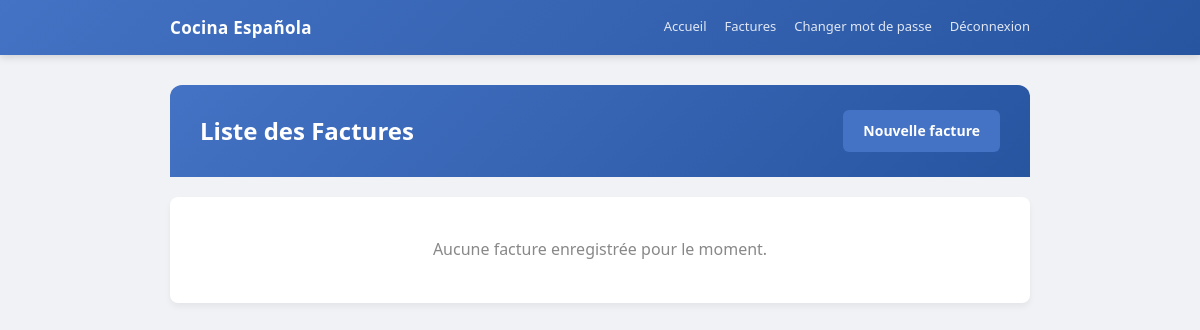
The page /invoices (signed in) on the database as committed earlier.
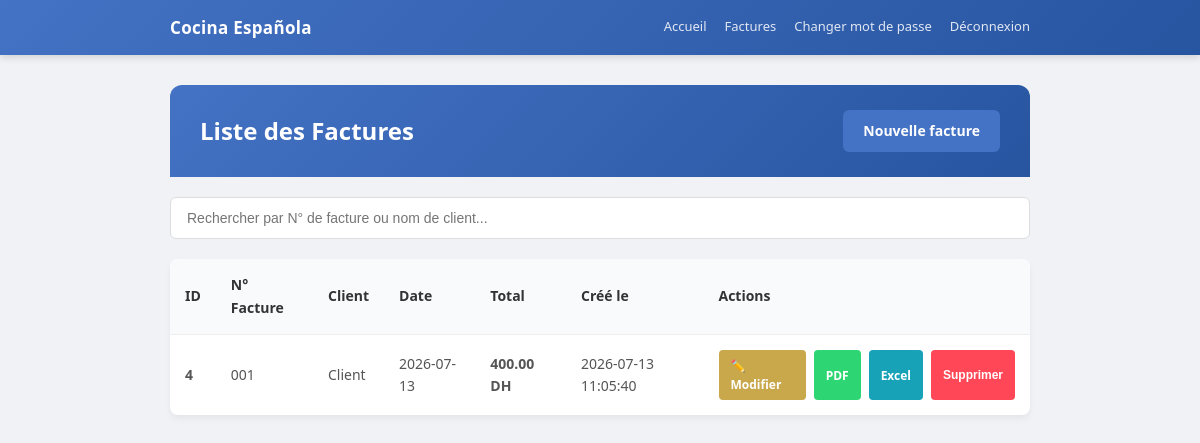
The same page on the database as committed later.
### app.py (models this page shows)
class Invoice(db.Model):
    __tablename__ = "invoices"
    id = db.Column(db.Integer, primary_key=True, autoincrement=True)
    invoice_num = db.Column(db.String, nullable=False, default="")
    date = db.Column(db.String, nullable=False, default="")
    client_name = db.Column(db.String, nullable=False, default="")
    client_address = db.Column(db.String, nullable=False, default="")
    total = db.Column(db.Float, nullable=False, default=0.0)
    remise = db.Column(db.Float, nullable=False, default=0.0)
    payer = db.Column(db.Float, nullable=False, default=0.0)
    net_total = db.Column(db.Float, nullable=False, default=0.0)
    items = db.Column(db.JSON, nullable=False, default=list)
    show_facture_num = db.Column(db.Boolean, nullable=False, default=False)
    created_at = db.Column(
        db.String,
        default=lambda: datetime.now().strftime("%Y-%m-%d %H:%M:%S")
    )

### app.py (the view)
@app.route("/invoices")
@login_required
def invoices_list():
    try:
        rows = Invoice.query.order_by(Invoice.id.desc()).all()
        invoices = [
            {
                "id": inv.id,
                "invoice_num": inv.invoice_num,
                "date": inv.date,
                "client_name": inv.client_name,
                "net_total": inv.net_total,
                "created_at": inv.created_at
            }
            for inv in rows
        ]
    except Exception:
        invoices = []
    return render_template("invoices.html", invoices=invoices)

### app.py (called while the page is built)
def login_required(f):
    @wraps(f)
    def decorated_function(*args, **kwargs):
        if "user_id" not in session:
            return redirect(url_for("login"))
        return f(*args, **kwargs)
    return decorated_function

### templates/invoices.html (shortened to what this page needs)
{% extends "base.html" %}
{% block content %}
<header class="header-actions">
    <h1>Liste des Factures</h1>
    <a href="/" class="btn-nav">Nouvelle facture</a>
</header>
{% if invoices %}
    <div class="search-container">
        <input type="text" id="search-input" placeholder="Rechercher par N° de facture ou nom de client...">
    </div>
    <table class="invoices-table">
        <thead>
            <tr>
                <th>ID</th>
                <th>N° Facture</th>
                <th>Client</th>
                <th>Date</th>
                <th>Total</th>
                <th>Créé le</th>
                <th>Actions</th>
            </tr>
        </thead>
        <tbody>
            {% for invoice in invoices %}
                <tr id="invoice-row-{{ invoice.id }}">
                    <td><strong>{{ invoice.id }}</strong></td>
                    <td>{{ invoice.invoice_num }}</td>
                    <td>{{ invoice.client_name }}</td>
                    <td>{{ invoice.date }}</td>
                    <td><strong>{{ "{:,.2f}".format(invoice.net_total).replace(',', ' ') }} DH</strong></td>
                    <td>{{ invoice.created_at }}</td>
                    <td>
                        <div class="action-btns">
                            <a href="/?edit={{ invoice.id }}" class="btn-action btn-action-edit" title="Modifier">✏️ Modifier</a>
                            <a href="/invoices/{{ invoice.id }}/pdf" class="btn-action btn-action-pdf" title="Télécharger PDF">PDF</a>
                            <a href="/invoices/{{ invoice.id }}/excel" class="btn-action btn-action-excel" title="Télécharger Excel">Excel</a>
                            <button type="button" class="btn-action btn-action-delete" onclick="deleteInvoice({{ invoice.id }})" title="Supprimer">Supprimer</button>
                        </div>
                    </td>
                </tr>
            {% endfor %}
        </tbody>
    </table>
{% else %}
    <div class="empty-state">
        <p>Aucune facture enregistrée pour le moment.</p>
    </div>
{% endif %}
{% endblock %}

### templates/base.html (shortened to what this page needs)
<!DOCTYPE html>
<html lang="fr">
<head>
    <link rel="stylesheet" href="{{ url_for('static', filename='style.css') }}">
</head>
<body>
    {% if session.user_id %}
    <nav class="navbar">
        <div class="nav-inner">
            <a href="/" class="nav-brand">Cocina Espa&ntilde;ola</a>
            <div class="nav-links">
                <a href="/">Accueil</a>
                <a href="/invoices">Factures</a>
                <a href="/change-password">Changer mot de passe</a>
                <a href="/logout">D&eacute;connexion</a>
            </div>
        </div>
    </nav>
    {% endif %}
    <div class="container">
        {% block content %}{% endblock %}
    </div>
</body>
</html>

### static/style.css (style rules this page uses)
* { margin: 0; padding: 0; box-sizing: border-box; }
body { font-family: 'Segoe UI', Tahoma, Geneva, Verdana, sans-serif; background: #f0f2f5; color: #333; line-height: 1.6; }
.container { max-width: 900px; margin: 30px auto; padding: 0 20px; }
header { background: linear-gradient(135deg, #4472C4, #2855a0); color: white; padding: 25px 30px; border-radius: 12px 12px 0 0; }
header h1 { font-size: 24px; font-weight: 600; }
.navbar { background: linear-gradient(135deg, #4472C4, #2855a0); color: white; box-shadow: 0 2px 8px rgba(0,0,0,0.15); position: sticky; top: 0; z-index: 900; }
.nav-inner { max-width: 900px; margin: 0 auto; display: flex; justify-content: space-between; align-items: center; padding: 12px 20px; }
.nav-brand { color: white; text-decoration: none; font-size: 17px; font-weight: 700; letter-spacing: 0.3px; }
.nav-links { display: flex; gap: 18px; }
.nav-links a { color: rgba(255,255,255,0.85); text-decoration: none; font-size: 13px; font-weight: 500; transition: color 0.2s; padding: 4px 0; border-bottom: 2px solid transparent; }

### templates/invoices.html (style rules this page uses)
.header-actions { display: flex; justify-content: space-between; align-items: center; }
.header-actions h1 { margin: 0; }
.btn-nav { text-decoration: none; background: #4472C4; color: white; padding: 10px 20px; border-radius: 6px; font-size: 14px; font-weight: 600; transition: all 0.2s; }
.invoices-table { width: 100%; border-collapse: collapse; margin-top: 20px; background: white; border-radius: 8px; overflow: hidden; box-shadow: 0 4px 6px rgba(0,0,0,0.05); }
.invoices-table th, .invoices-table td { padding: 15px; text-align: left; border-bottom: 1px solid #eeeeee; }
.invoices-table th { background-color: #f8fafc; color: #333333; font-weight: 600; font-size: 14px; }
.invoices-table td { font-size: 14px; color: #555555; }
.invoices-table tr:last-child td { border-bottom: none; }
.action-btns { display: flex; gap: 8px; }
.btn-action { padding: 6px 12px; font-size: 12px; font-weight: 600; border: none; border-radius: 4px; cursor: pointer; text-decoration: none; transition: all 0.2s; display: inline-flex; align-items: center; justify-content: center; }
.btn-action-pdf { background: #2ed573; color: white; }
.btn-action-excel { background: #17a2b8; color: white; }
.btn-action-edit { background: #C9A84C; color: white; }
.btn-action-delete { background: #ff4757; color: white; }
.search-container { margin-top: 20px; margin-bottom: 10px; }
#search-input { width: 100%; padding: 12px 16px; font-size: 14px; border: 1px solid #dddddd; border-radius: 6px; outline: none; transition: all 0.2s; box-sizing: border-box; }

Rows that differ between the two databases and show on the page:
added Invoice: id "4", invoice_num "001", client_name "Client", date "2026-07-13", net_total "400.00", created_at "2026-07-13 11:05:40"
Other text that changed with them:
text no longer shown: "Aucune facture enregistrée pour le moment."
text now shown: "ID N° Facture Client Date Total Créé le Actions"
